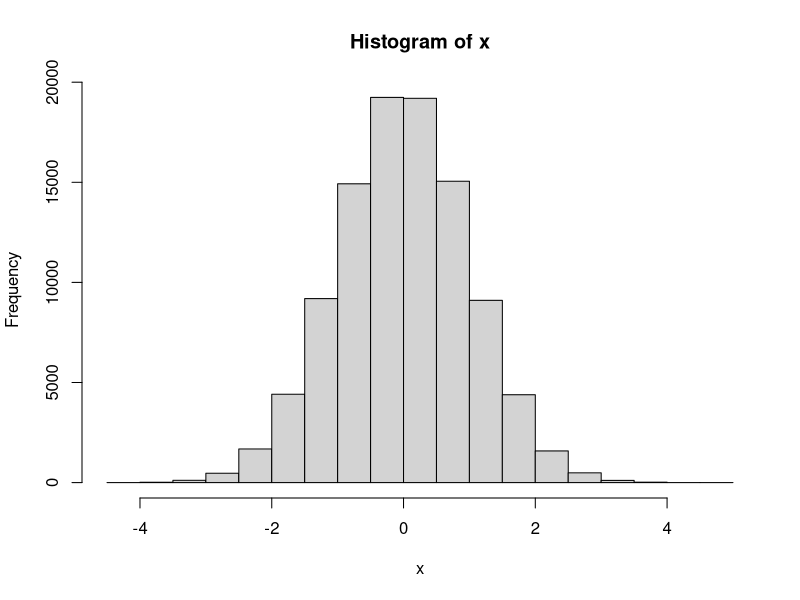
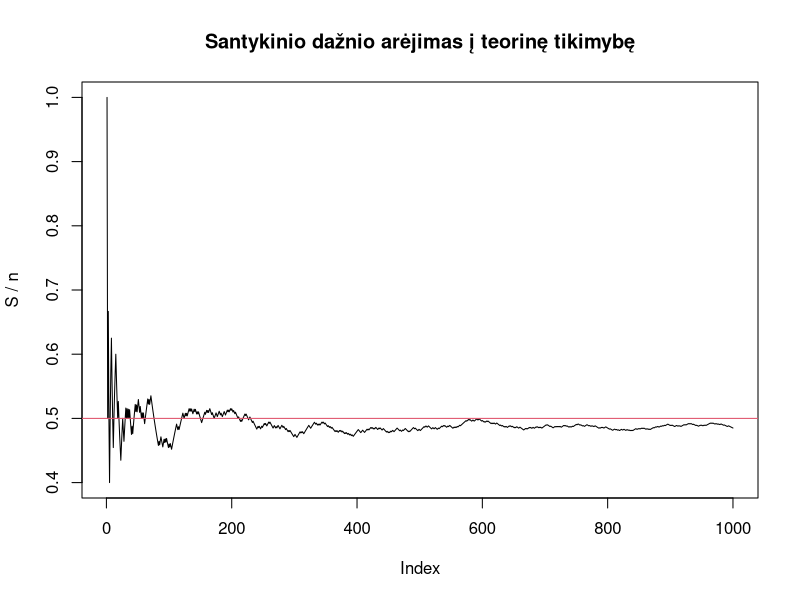
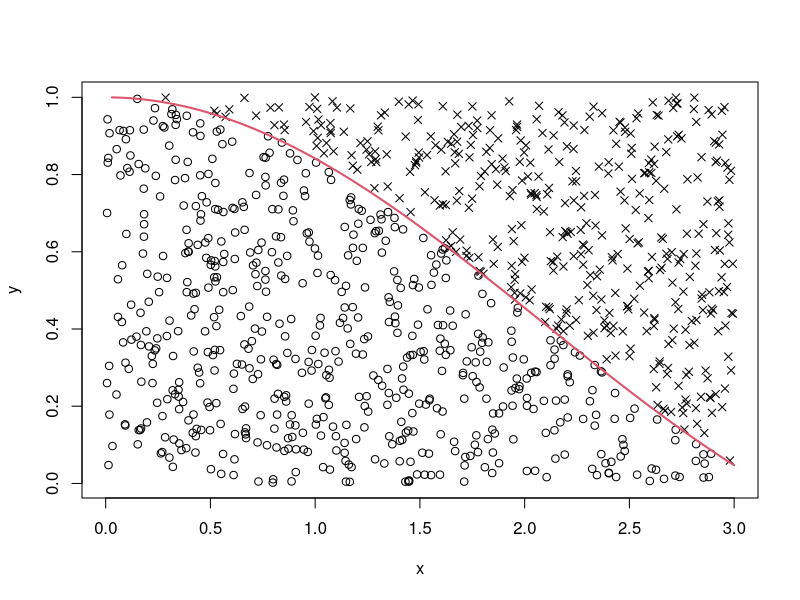
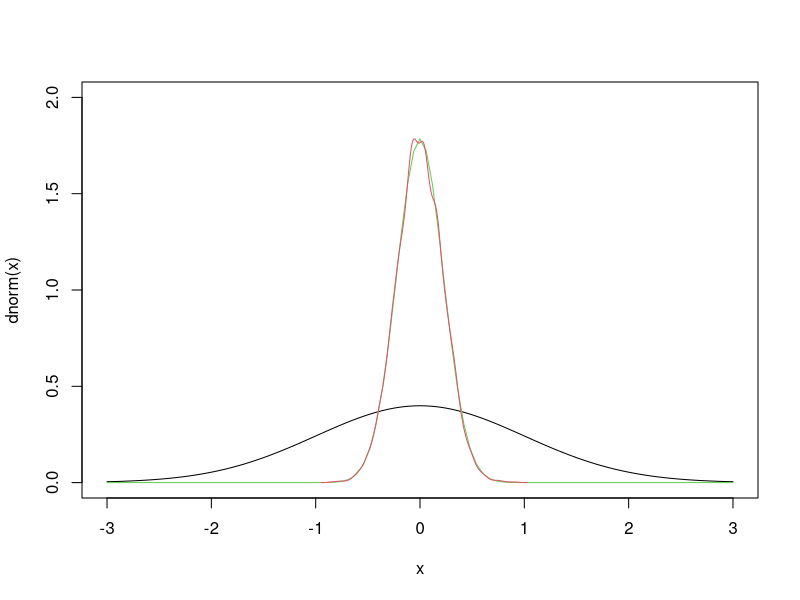

Generate these figures, in order, with R:
## ---- chunk 1
knitr::opts_chunk$set(echo = TRUE)
## ---- chunk 2
x = rnorm(100000)
mean(x<=0)
hist(x)
## ---- chunk 3
experment <- function() sum(sample(1:6, 3, replace = TRUE)) > sum(sample(1:6, 2, replace = TRUE))
res = replicate(1000, experment())
mean(res)

## ---- chunk 4
n = 1000
x = sample(0:1,n, replace = TRUE) 

# skaiciuojame slenkancia suma - tai neefektyvus dudas, bet jis parodo skaiciavimo logika
S_bad = x * 0
S_bad[1] = x[1]
for(i in 2:n){
  S_bad[i] = S_bad[i-1] + x[i] 
}

# efektyvus budas
S = cumsum(x)

# isitikinkime, kad abu budai duoda ta pati rezultata
all(S == S_bad)

# nubrezkime grafika
plot(S / 1:n, type="l", ylab = "S / n", main="Santykinio dažnio arėjimas į teorinę tikimybę")
abline(h=0.5, col=2)
## ---- chunk 5
n = 100000
x = runif(n)
y = runif(n)

4*mean(x^2 + y^2 < 1)
## ---- chunk 6
n = 1000
f <- function(x) sin(x) / x
x = runif(n, 0, 3)
y = runif(n)

ind = f(x) > y
pch = ifelse(ind, 1, 4)
plot(x,y, pch=pch)
curve(f, 0, 3, ylim=0:1, add=TRUE, col=2, lwd=2)

# atsakymas
3*mean(ind) 
# patikrinam ar tikrai
integrate(f, 0, 3)
## ---- chunk 7
n = 20

# imtis, kuria sudaro aritmetiniai vidurkiai
xbar = replicate(10000, mean(rnorm(n)))

curve(dnorm, -3, 3, ylim=c(0,2))
curve(dnorm(x, sd=sqrt(1/n)), -3, 3, ylim=c(0,2), add=TRUE, col=3)

lines(density(xbar), col=2)
## ---- chunk 8

